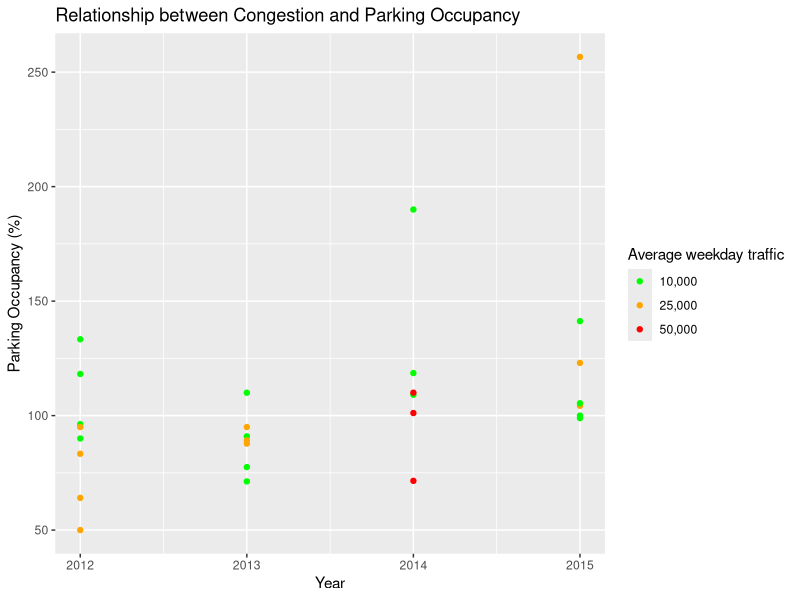

Write the R code that produced this figure.
## ---- chunk 1
#install any missing dependencies
#install.packages("dplyr")
#install.packages("ggplot2")

#import libraries
library("dplyr")
library("ggplot2")

#set working directory
#setwd("~/University of Washington/Senior/Fall/Info 370/project-es3/pilot_study")
## ---- chunk 2
mydata <- read.csv("Parking_Pilot_Study_Data.csv")

#ggplot(data = mydata, aes(x = mydata$Congestion, y = mydata$X8AM.7PM.Parking.Occupancy, colour = "1"))
parking.occupancy = mydata$X8AM.7PM.Parking.Occupancy

parking.occupancy <- parking.occupancy[!is.na(parking.occupancy)]
print(parking.occupancy * 100)

ggplot(data = mydata) + geom_point(mapping = aes(x = mydata$Year, y = (mydata$X8AM.7PM.Parking.Occupancy * 100), color = mydata$Congestion)) + labs(title = "Relationship between Congestion and Parking Occupancy", x = "Year", y = "Parking Occupancy (%)", color = "Average weekday traffic") + scale_color_manual(values = c("green", "orange", "red"))
